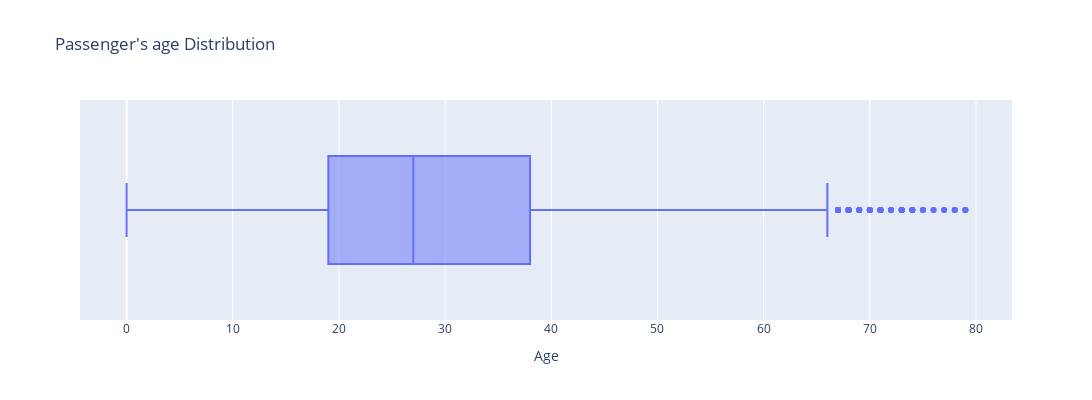

Source (notebook cell):
### Code cell
box_AgeS = px.box(df_viz, x='Age', orientation='h',
              title="Passenger's age Distribution")
box_AgeS.update_layout(
    width=1100,  # Set the width to your desired value
    height=400,  # Set the height to your desired value
)
# Show the plot
box_AgeS.show()

### Figure 1 — Plotly figure (JSON) as saved in the notebook; plotly's stock layout.template omitted (floating-point values rounded to 4 significant figures; data arrays with more than 128 entries replaced by an {"elided": "..."} marker saying what was removed)
{"data": [{"alignmentgroup": "True", "hovertemplate": "Age=%{x}<extra></extra>", "legendgroup": "", "marker": {"color": "#636efa"}, "name": "", "notched": false, "offsetgroup": "", "orientation": "h", "showlegend": false, "type": "box", "x": {"elided": "8693 int values"}, "x0": " ", "xaxis": "x", "y0": " ", "yaxis": "y"}], "layout": {"boxmode": "group", "height": 400, "legend": {"tracegroupgap": 0}, "title": {"text": "Passenger's age Distribution"}, "width": 1100, "xaxis": {"anchor": "y", "domain": [0, 1], "title": {"text": "Age"}}, "yaxis": {"anchor": "x", "domain": [0, 1]}}}
